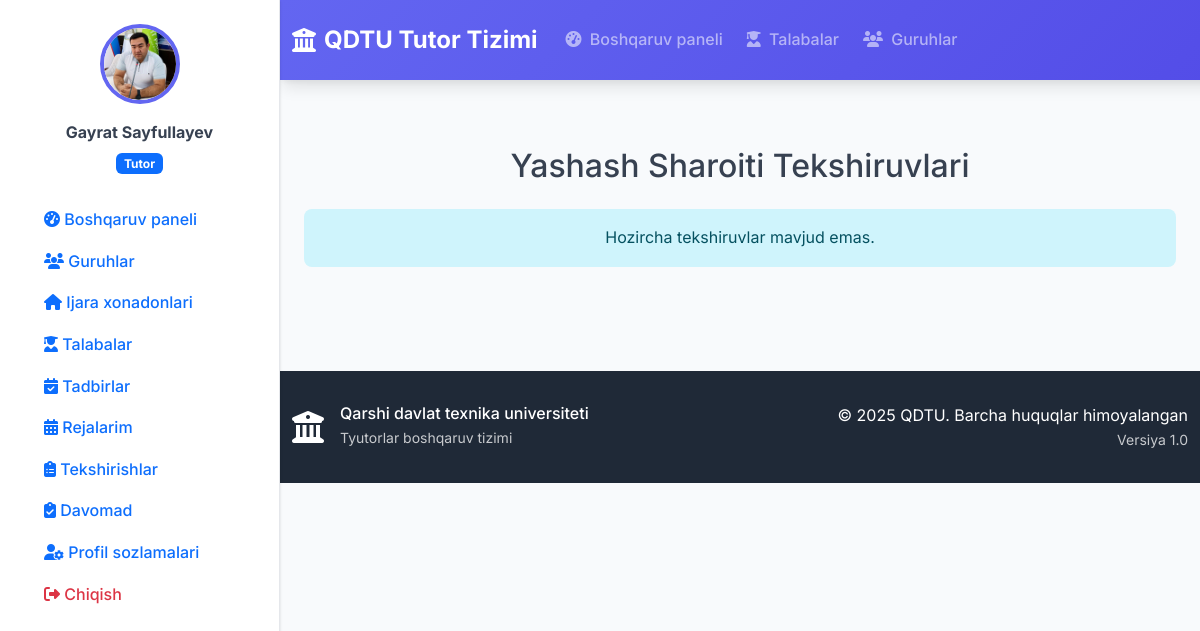
/housing/ (signed in), run on the app's committed database.
### accounts/models.py (models this page shows, shortened)
class User(AbstractUser):
    USER_TYPE_CHOICES = (
        ('rector', 'Rektor'),
        ('dean', 'Dekan'),
        ('tutor', 'Tutor'),
    )
    user_type = models.CharField(
        max_length=10,
        choices=USER_TYPE_CHOICES,
        verbose_name="Foydalanuvchi turi"
    )
    faculty = models.ForeignKey(
        'faculty.Faculty',
        on_delete=models.SET_NULL,
        null=True,
        blank=True,
        verbose_name="Fakultet"
    )
    profile_picture = models.ImageField(
        upload_to='profile_pics/',
        null=True,
        blank=True,
        verbose_name="Profil rasmi"
    )
    phone_number = models.CharField(
        max_length=20,
        blank=True,
        verbose_name="Telefon raqami"
    )
    class Meta:
        verbose_name = "Foydalanuvchi"
        verbose_name_plural = "Foydalanuvchilar"
    def is_rector(self):
        return self.user_type == 'rector'
    def is_dean(self):
        return self.user_type == 'dean'
    def is_tutor(self):
        return self.user_type == 'tutor'
    def get_full_name(self):
        return f"{self.first_name} {self.last_name}".strip() or self.username

### housing/views.py (the view, shortened to what this page needs)
# urls.py: path('', views.inspection_list, name='inspection_list'),
@login_required
def inspection_list(request):
    user = request.user
    housing_inspections = HousingInspection.objects.none()  # Start with empty queryset
    if user.is_tutor():
        housing_inspections = HousingInspection.objects.filter(
            inspector=user
        ).select_related('student', 'room', 'inspector', 'reviewed_by')
    elif user.is_rector():
        housing_inspections = HousingInspection.objects.all().select_related(
            'student', 'room', 'inspector', 'reviewed_by'
        )
    logger.info(f"User: {user}, Type: {user.user_type}, Faculty: {user.faculty}, Inspections: {housing_inspections.count()}")
    context = {'housing_inspections': housing_inspections}
    return render(request, 'housing/inspection_list.html', context)

### templates/housing/inspection_list.html (shortened to what this page needs)
{% extends 'base.html' %}
{% block content %}
<div class="container mt-5">
    <h2 class="mb-4 text-center">Yashash Sharoiti Tekshiruvlari</h2>
    {% if housing_inspections %}
        <div class="table-responsive">
            <table class="table table-striped table-bordered table-hover custom-table">
                <thead class="table-dark">
                    <tr>
                        <th>Talaba</th>
                        <th>Xona</th>
                        <th>Tekshiruvchi</th>
                        <th>Tekshirish Sanasi</th>
                        <th>Holat</th>
                        <th>Umumiy Ball</th>
                        <th>Status</th>
                        <th>Izoh</th>
                        <th>Rasmlar</th>
                        <th>Harakatlar</th>
                    </tr>
                </thead>
                <tbody>
                    {% for inspection in housing_inspections %}
                        <tr>
                            <td>
                                {% if inspection.student and inspection.student.pk %}
                                    <a href="{% url 'student_detail' inspection.student.pk %}" class="text-decoration-none text-primary">
                                        {{ inspection.student.full_name }}
                                    </a>
                                {% else %}
                                    {{ inspection.student.full_name|default:"Noma'lum talaba" }}
                                {% endif %}
                            </td>
                            <td>
                                {% if inspection.room %}
                                    {{ inspection.room.address }} - {{ inspection.room.get_room_type_display }}
                                {% else %}
                                    Xona belgilanmagan
                                {% endif %}
                            </td>
                            <td>{{ inspection.inspector.get_full_name|default:"Noma'lum" }}</td>
                            <td>{{ inspection.inspection_date|date:"Y-m-d H:i" }}</td>
                            <td>{{ inspection.get_condition_display }}</td>
                            <td>{{ inspection.overall_score }}</td>
                            <td>
                                <span class="badge
                                    {% if inspection.status == 'approved' %}bg-success
                                    {% elif inspection.status == 'rejected' %}bg-danger
                                    {% else %}bg-warning{% endif %}">
                                    {{ inspection.get_status_display }}
                                </span>
                            </td>
                            <td>{{ inspection.comment|truncatechars:50 }}</td>
                            <td>
                                {% if inspection.photos.exists %}
                                    <a href="{% url 'inspection_photos' inspection.pk %}" class="btn btn-sm btn-info">
                                        <i class="fas fa-image"></i> Rasmlarni ko'rish
                                    </a>
                                {% else %}
                                    Rasmlar yo'q
                                {% endif %}
                            </td>
                            <td>
                                {% if inspection.pk %}
                                    <a href="{% url 'inspection_detail' inspection.pk %}" class="btn btn-sm btn-primary">
                                        <i class="fas fa-eye"></i> Batafsil
                                    </a>
                                {% else %}
                                    <span>Batafsil mavjud emas</span>
                                {% endif %}
                            </td>
                        </tr>
                    {% endfor %}
                </tbody>
            </table>
        </div>
    {% else %}
        <div class="alert alert-info text-center" role="alert">
            Hozircha tekshiruvlar mavjud emas.
        </div>
    {% endif %}
</div>
{% endblock %}

### templates/sidebar.html (shortened to what this page needs)
{% load static %}
<div class="sidebar" id="sidebar">
    <div class="sidebar-content">
        <div class="user-info text-center mb-4">
            {% if user.profile_picture %}
                <img src="{{ user.profile_picture.url }}" class="profile-image mb-3">
            {% else %}
                <div class="profile-initials mb-3">
                    {{ user.first_name|first|upper }}{{ user.last_name|first|upper }}
                </div>
            {% endif %}
            <div class="user-details">
                <div class="mb-1 fw-bold">{{ user.get_full_name }}</div>
                <div class="badge bg-primary">
                    {% if user.is_rector %}
                        Prorektor
                    {% elif user.is_dean %}
                        Dekan
                    {% elif user.is_tutor %}
                        Tutor
                    {% endif %}
                </div>
            </div>
        </div>
        <nav class="sidebar-nav">
            <ul class="nav flex-column">
                <li class="nav-item">
                    <a class="nav-link " href="{% url 'dashboard' %}">
                        <i class="fas fa-tachometer-alt"></i>
                        <span>Boshqaruv paneli</span>
                    </a>
                </li>
                {% if user.is_tutor %}
                    <li class="nav-item">
                        <a class="nav-link {% if request.resolver_match.url_name == 'group_list' or request.resolver_match.url_name == 'group_detail' %}active{% endif %}" href="{% url 'group_list' %}">
                            <i class="fas fa-users"></i>
                            <span>Guruhlar</span>
                        </a>
                    </li>
                    <li class="nav-item">
                        <a class="nav-link {% if request.resolver_match.url_name == 'room_list' or request.resolver_match.url_name == 'room_detail' %}active{% endif %}" href="{% url 'room_list' %}">
                            <i class="fas fa-home"></i>
                            <span>Ijara xonadonlari</span>
                        </a>
                    </li>
                    <li class="nav-item">
                        <a class="nav-link {% if request.resolver_match.url_name == 'student_list' or request.resolver_match.url_name == 'student_detail' %}active{% endif %}" href="{% url 'student_list' %}">
                            <i class="fas fa-user-graduate"></i>
                            <span>Talabalar</span>
                        </a>
                    </li>
                    <li class="nav-item">
                        <a class="nav-link" href="{% url 'event_list' %}">
                            <i class="fas fa-calendar-check"></i>
                            <span>Tadbirlar</span>
                        </a>
                    </li>
                    <li class="nav-item">
                        <a class="nav-link " href="{% url 'plan_list' %}">
                            <i class="fas fa-calendar-alt"></i>
                            <span>Rejalarim</span>
                        </a>
                    </li>
                {% endif %}
                <li class="nav-item">
                    <a class="nav-link {% if request.resolver_match.url_name == 'inspection_list' %}active{% endif %}" href="{% url 'inspection_list' %}">
                        <i class="fas fa-clipboard-list"></i>
                        <span>Tekshirishlar</span>
                    </a>
                </li>
                <li class="nav-item mt-auto">
                    <a href="{% url 'attendance_view' %}" class="nav-link flex items-center hover:bg-gray-100 {% if request.resolver_match.url_name == 'attendance_view' %}sidebar-active{% endif %}">
                        <i class="fas fa-clipboard-check mr-3"></i>
                        Davomad
                    </a>
                </li>
                <li class="nav-item mt-auto">
                    <a class="nav-link {% if request.resolver_match.url_name == 'profile' %}active{% endif %}" href="{% url 'profile' %}">
                        <i class="fas fa-user-cog"></i>
                        <span>Profil sozlamalari</span>
                    </a>
                </li>
                <li class="nav-item">
                    <a class="nav-link text-danger" href="{% url 'logout' %}">
                        <i class="fas fa-sign-out-alt"></i>
                        <span>Chiqish</span>
                    </a>
                </li>
            </ul>
        </nav>
    </div>
</div>

### templates/base.html (style rules this page uses)
:root { --primary-color: #6366f1; --primary-dark: #4f46e5; --secondary-color: #f59e0b; --success-color: #10b981; --warning-color: #f59e0b; --danger-color: #ef4444; --info-color: #3b82f6; --dark-color: #1f2937; --light-color: #f8fafc; --border-color: #e5e7eb; --text-muted: #6b7280; --shadow: 0 1px 3px 0 rgba(0, 0, 0, 0.1), 0 1px 2px 0 rgba(0, 0, 0, 0.06); --shadow-lg: 0 10px 15px -3px rgba(0, 0, 0, 0.1), 0 4px 6px -2px rgba(0, 0, 0, 0.05); }
* { font-family: 'Inter', sans-serif; }
body { background-color: #f8fafc; color: #374151; line-height: 1.6; margin: 0; padding-left: 0; transition: padding-left 0.3s ease; }
body.sidebar-open { padding-left: 280px; }
.nav-link { font-weight: 500; transition: all 0.3s ease; border-radius: 6px; margin: 0 0.25rem; }
.sidebar { position: fixed; top: 0; left: -280px; width: 280px; height: 100vh; background: white; border-right: 1px solid var(--border-color); box-shadow: var(--shadow); padding: 1.5rem; transition: left 0.3s ease; z-index: 1040; overflow-y: auto; }
.sidebar.open { left: 0; }
@media (min-width: 992px) { body { padding-left: 280px; } }
@media (min-width: 992px) { .sidebar { left: 0; top: 0; } }
.profile-image { width: 80px; height: 80px; border-radius: 50%; object-fit: cover; border: 4px solid var(--primary-color); }
.alert { border: none; border-radius: 8px; padding: 1rem 1.5rem; }

### data on the page
User: profile_picture (picture), get_full_name "Gayrat Sayfullayev"
